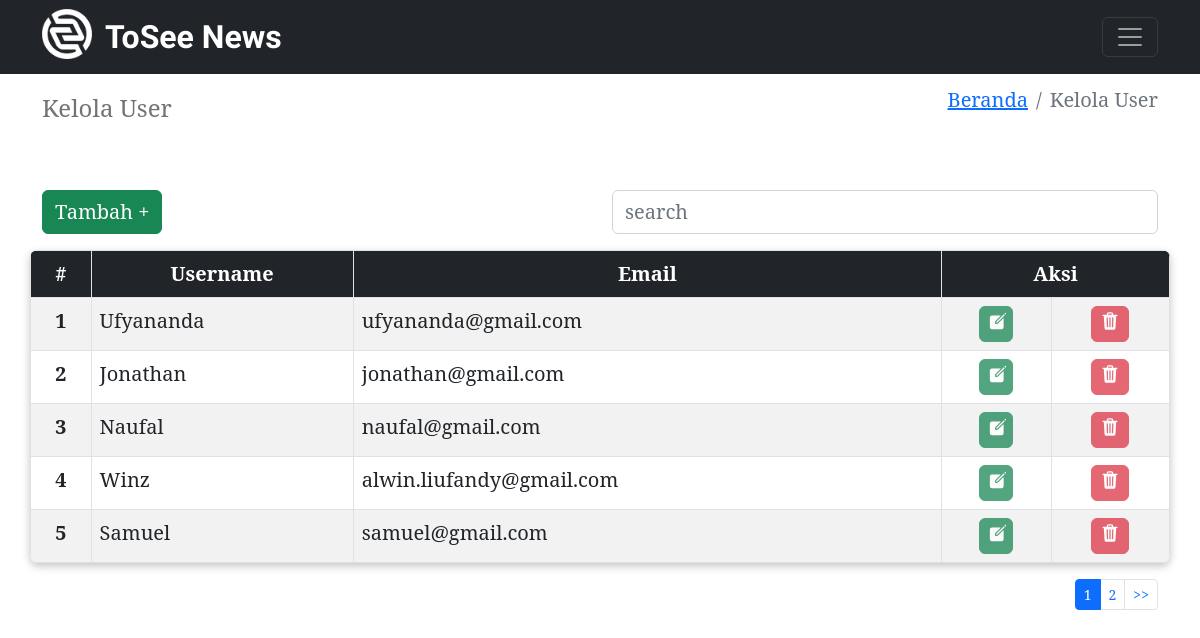
Page /Admin/KelolaUser/index.php (signed in) on the committed database.
### tables this page shows
CREATE TABLE `user` (
  `id` int(11) NOT NULL,
  `email` varchar(100) NOT NULL,
  `username` varchar(100) NOT NULL,
  `password` varchar(100) NOT NULL,
  `gambar` varchar(225) NOT NULL DEFAULT 'Logo-User.png'
);

### koneksi.php (called while the page is built, shortened)
<?php
$conn = mysqli_connect("localhost", "root", "", "tubes_kelompok2c");
function query($query)
{
  global $conn;
  $result = mysqli_query($conn, $query);
  $rows = [];
  while ($row = mysqli_fetch_assoc($result)) {
    $rows[] = $row;
  }
  return $rows;
}
?>

### Admin/KelolaUser/index.php (the view, shortened to what this page needs)
<?php
require '../../koneksi.php';
$JumlahDataPerHal = 5;
$JumlahData = count(query("SELECT * FROM user"));
$JumlahHalaman = ceil($JumlahData / $JumlahDataPerHal);
$HalSekarang = (isset($_GET["page"])) ? $_GET["page"] : 1;
$IndeksData = ($HalSekarang * $JumlahDataPerHal) - $JumlahDataPerHal;
$user = query("SELECT * FROM user LIMIT $IndeksData,$JumlahDataPerHal");
?>
<!DOCTYPE html>
<html lang="en">
<head>
  <link rel="stylesheet" href="../bootstrap.css">
</head>
<body style="font-family: 'Noto serif', serif">
  <?php include("../Inc/header.php") ?>
  <nav class="navbar navbar-expand-sm navbar-light">
    <div class="container">
      <span class="navbar-text fs-4">Kelola User</span>
      <ul class="breadcrumb fs-5 d-none d-md-flex">
        <li class="breadcrumb-item"><a href="../Dashboard">Beranda</a></li>
        <li class="breadcrumb-item active">Kelola User</li>
      </ul>
    </div>
  </nav>
  <div class="container mt-5 fs-5">
    <div class="row">
      <div class="col">
        <a href="tambahUser.php" type="button" class="btn btn-success mb-3 fs-5">Tambah +</a>
      </div>
      <div class="col">
        <input autocomplete="off" type="search" class="form-control fs-5" id="search" placeholder="search"
          name="search">
      </div>
      <table id="container" class="table table-striped table-bordered rounded-3 overflow-hidden"
        style="box-shadow: rgba(0, 0, 0, 0.24) 0px 3px 8px;">
        <thead>
          <tr class="text-center bg-dark text-white">
            <th class="text-center">#</th>
            <th class="text-center">Username</th>
            <th class="d-none d-md-table-cell text-center">Email</th>
            <th colspan="2" class="text-center">Aksi</th>
          </tr>
        </thead>
        <tbody>
          <?php $i = 1 ?>
          <?php foreach ($user as $u): ?>
            <tr>
              <th scope="row" class="text-center">
                <?php echo $i + ($HalSekarang - 1) * $JumlahDataPerHal; ?>
              </th>
              <td>
                <?php echo $u["username"]; ?>
              </td>
              <td class="d-none d-md-table-cell">
                <?php echo $u["email"]; ?>
              </td>
              <td class="text-center">
                <a href="editUser.php?id=<?php echo $u["id"]; ?>" class="btn btn-success py-1 ps-2 pe-1 opacity-75">
                  <ion-icon name="create" class="fs-5"></ion-icon>
                </a>
              </td>
              <td class="text-center">
                <a href="confirmUser.php?id=<?php echo $u["id"]; ?>" class="btn btn-danger py-1 px-2 opacity-75">
                  <ion-icon name="trash" class="fs-5"></ion-icon>
                </a>
              </td>
            </tr>
            <?php $i++ ?>
            <?php endforeach; ?>
        </tbody>
      </table>
      <ul class="pagination pagination-sm justify-content-end">
        <?php for ($i = 1; $i <= $JumlahHalaman; $i++): ?>
          <?php if ($i == $HalSekarang): ?>
            <li class="page-item active"><a class="page-link" href="?page=<?= $i ?>">
                <?php echo $i; ?>
              </a></li>
            <?php else: ?>
            <li class="page-item"><a class="page-link" href="?page=<?= $i ?>">
                <?php echo $i; ?>
              </a></li>
            <?php endif; ?>
          <?php endfor; ?>
        <?php if ($HalSekarang < $JumlahHalaman): ?>
          <li class="page-item">
            <a class="page-link" href="?page=<?= $HalSekarang + 1; ?>">&gt;&gt;</a>
          </li>
          <?php endif; ?>
      </ul>
    </div>
</body>
</html>

### rows in the picture
user: JumlahDataPerHal "1", username "Ufyananda", email "ufyananda@gmail.com"
user: JumlahDataPerHal "2", username "Jonathan", email "jonathan@gmail.com"
user: JumlahDataPerHal "3", username "Naufal", email "naufal@gmail.com"
user: JumlahDataPerHal "4", username "Winz", email "alwin.liufandy@gmail.com"
user: JumlahDataPerHal "5", username "Samuel", email "samuel@gmail.com"
